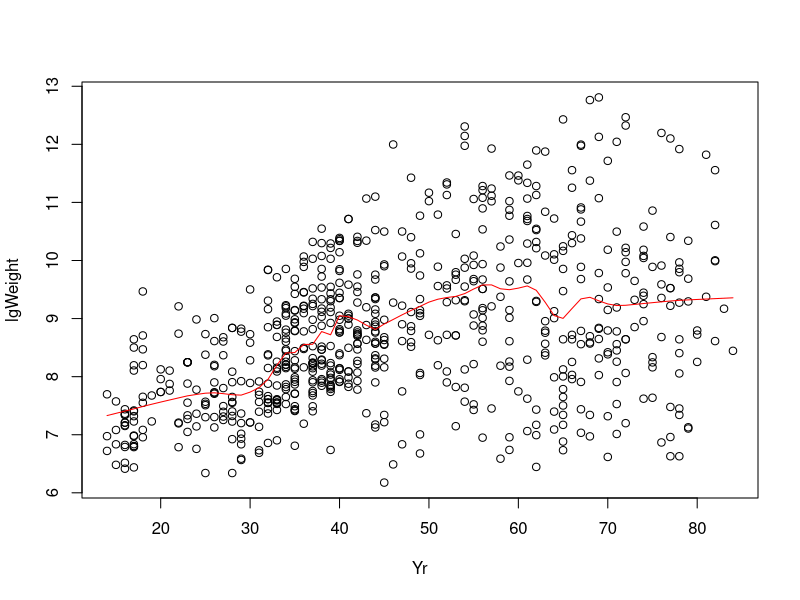

This chart was generated by the following R code:
library(sm)

attach(aircraft)
lgPower <- log(Power)
lgSpan <- log(Span)
lgLength <- log(Length)
lgWeight <- log(Weight)
lgSpeed <- log(Speed)
lgRange <- log(Range)

# Plots the log(weight) of an airplane as a resultant of model year, Yr
plot(Yr,lgWeight)

#Loess.smooth produces continuous values instead of the discrete ones we can use for years
#regressionData = loess.smooth(Yr, lgWeight)

# Step a)
regressionData = supsmu(Yr,lgWeight)
lines(regressionData, col="red")

x <- unlist(regressionData[1])
y <- unlist(regressionData[2])

# Step b)
z <- 0
for (i in seq_along(Yr)) {
  index = which(x == Yr[i])
  z[i] <- log((lgWeight[i]-y[index])**2)
}
